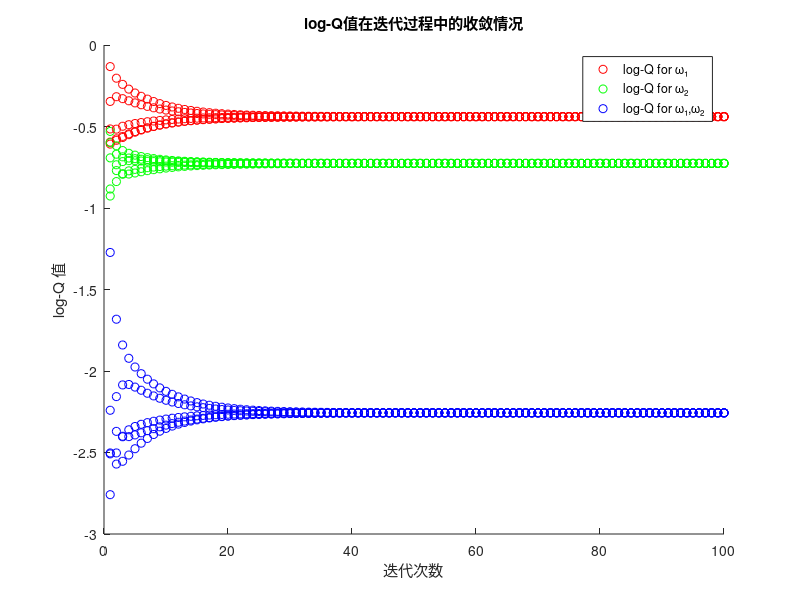

Recreate this plot in MATLAB.
clear all; % 清除工作区中的所有变量
clc;       % 清除命令窗口内容

% =========================================================================
% 分布式数据融合算法 - 基于Dempster-Shafer证据理论和线性共识
% =========================================================================
% 本代码实现了一个分布式系统中多个节点（智能体）通过共识算法
% 融合证据信息的过程。算法基于Dempster-Shafer证据理论，在对数域
% 进行线性共识，最终得到全局一致的信念函数。

n = 5;         % 网络中的节点数量（智能体数量）
format long;   % 设置数值显示格式为长格式，提高精度

% W矩阵：权重矩阵，用于分布式共识算法
% 这是一个双随机矩阵，每行和每列的元素和都为1
% W(i,j)表示节点i从节点j接收信息时的权重系数
% 矩阵的稀疏性反映了网络的通信拓扑结构
W = [ 0.417  0.333  0.250  0.000  0.000;    % 节点1的邻居权重分配
      0.333  0.667  0.000  0.000  0.000;    % 节点2的邻居权重分配
      0.250  0.000  0.250  0.250  0.250;    % 节点3的邻居权重分配（连接最多）
      0.000  0.000  0.250  0.750  0.000;    % 节点4的邻居权重分配
      0.000  0.000  0.250  0.000  0.750 ];  % 节点5的邻居权重分配

% mass矩阵：每个节点的初始质量函数（Mass Function）
% 在Dempster-Shafer证据理论中，质量函数表示对不同命题的信度分配
% 每行对应一个节点，每列对应不同的命题集合：
% 第1列：m({ω1}) - 对命题ω1的信度
% 第2列：m({ω2}) - 对命题ω2的信度  
% 第3列：m({ω1,ω2}) - 对命题ω1和ω2都成立的信度
% 第4列：m(∅) - 对空集的信度（通常为0，表示冲突）
mass = [
    0.848  0.116  0.036  0.000;    % 节点1：强烈支持ω1
    0.092  0.127  0.780  0.000;    % 节点2：强烈支持ω1∪ω2
    0.353  0.632  0.016  0.000;    % 节点3：倾向于支持ω2
    0.430  0.370  0.200  0.000;    % 节点4：对ω1和ω2的支持相对平均
    0.480  0.380  0.140  0.000     % 节点5：略微倾向于ω1
];

% =========================================================================
% 第一步：从质量函数计算Q函数（置信函数）
% =========================================================================
% Q函数（也称为置信函数或Belief函数）表示对某个命题至少成立的信度
% 对于任意集合A，Q(A) = Σ_{B⊆A} m(B)，即所有子集的质量函数之和

Q = zeros(n, 4);  % 初始化Q函数矩阵，n×4表示n个节点对4个集合的置信度

for i = 1:n
    % 对每个节点i，计算其对不同命题集合的置信函数值
    Q(i,1) = mass(i,1) + mass(i,3);  % Q_i({ω1}) = m({ω1}) + m({ω1,ω2})
    Q(i,2) = mass(i,2) + mass(i,3);  % Q_i({ω2}) = m({ω2}) + m({ω1,ω2})
    Q(i,3) = mass(i,3);              % Q_i({ω1,ω2}) = m({ω1,ω2})
    Q(i,4) = 1;                      % Q_i(∅) = 1，全集的置信度总是1
end

% =========================================================================
% 第二步：将Q函数转换为对数域（log-Q）
% =========================================================================
% 在对数域进行运算有以下优势：
% 1. 将乘法运算转换为加法运算，便于线性共识算法处理
% 2. 提高数值计算的稳定性，避免很小的数值导致的精度损失
% 3. 对数函数的单调性保持了原始信息的相对关系

logQ = log(Q);

% =========================================================================
% 第三步：初始化状态矩阵X用于共识算法
% =========================================================================
% X矩阵存储每个节点的log-Q值，将作为共识算法的状态变量
% X(i,:)表示节点i对所有命题的log-Q向量

X = logQ;

% =========================================================================
% 第四步：线性共识算法的可视化仿真
% =========================================================================
% 通过多次迭代展示各节点log-Q值如何逐渐收敛到一致状态
% 线性共识算法的核心思想：每个节点的状态更新为其邻居状态的加权平均

iterations = 100;  % 设置共识迭代次数
figure;            % 创建新的图形窗口
hold on;           % 保持图形，使后续绘图命令添加到同一图上

% 开始迭代仿真过程
for t = 1:iterations
    % 同步更新：所有节点同时根据权重矩阵W更新其状态
    % X_new = W * X 实现了分布式平均共识算法的一次迭代
    % 每个节点的新状态 = Σ W(i,j) * X_old(j,:)
    X_new = W * X;  
    X = X_new;      % 更新状态矩阵
    
    % 可视化当前迭代的log-Q值分布情况
    % 不同颜色表示不同的命题，不同的点表示不同的节点
    plot(t*ones(1, n), X(:,1), 'ro');  % 红色圆点：{ω1}的log-Q值
    plot(t*ones(1, n), X(:,2), 'go');  % 绿色圆点：{ω2}的log-Q值  
    plot(t*ones(1, n), X(:,3), 'bo');  % 蓝色圆点：{ω1,ω2}的log-Q值
end

% 设置图形标签和标题，便于理解仿真结果
xlabel('迭代次数');                    % x轴：迭代轮数
ylabel('log-Q 值');                   % y轴：对数置信度值
title('log-Q值在迭代过程中的收敛情况');   % 图形标题
legend({'log-Q for {ω₁}', 'log-Q for {ω₂}', 'log-Q for {ω₁,ω₂}'});  % 图例说明
hold off;                            % 释放图形保持状态

% =========================================================================
% 第五步：计算全局共识结果
% =========================================================================
% 经过共识算法后，所有节点的log-Q值应该收敛到相同的值
% 这里计算所有节点的平均值作为全局共识的log-Q

alpha_k = mean(X, 1);  % 按列计算均值，得到每个命题的全局平均log-Q值
                       % alpha_k(j)表示所有节点对命题j达成共识的log-Q值

% =========================================================================
% 第六步：从共识的log-Q恢复全局Q函数
% =========================================================================
% 根据分布式信息融合理论，全局Q函数可以通过以下公式计算：
% Q_global(A) = exp(n * α_k(A))，其中n是节点数，α_k是共识的平均log-Q

Q_total = exp(n * alpha_k);  % 计算融合后的全局Q函数

% =========================================================================
% 第七步：通过Möbius逆变换计算全局质量函数
% =========================================================================
% Möbius逆变换是从Q函数（置信函数）恢复质量函数的标准方法
% 对于二元命题空间{ω1, ω2}，逆变换公式为：
% m(A) = Σ_{B⊇A} (-1)^|B\A| Q(B)

m_unnorm = zeros(1, 4);  % 初始化未归一化的质量函数
m_unnorm(1) = Q_total(1) - Q_total(3);  % m({ω1}) = Q({ω1}) - Q({ω1,ω2})
m_unnorm(2) = Q_total(2) - Q_total(3);  % m({ω2}) = Q({ω2}) - Q({ω1,ω2})
m_unnorm(3) = Q_total(3);               % m({ω1,ω2}) = Q({ω1,ω2})
m_unnorm(4) = Q_total(4) - Q_total(1) - Q_total(2) + Q_total(3);  % m(∅)，空集的质量

% =========================================================================
% 第八步：质量函数的归一化处理
% =========================================================================
% 由于数值计算误差，可能会产生非零的空集质量m(∅)
% 需要进行Dempster归一化以确保质量函数的有效性
sum_m_unnorm = m_unnorm(1)+m_unnorm(2)+m_unnorm(3);
fprintf('\n[检查] 归一化后 mass 之和 = %.12f (应接近 1.0)\n', sum_m_unnorm);

K = 1 / (1 - m_unnorm(4));  % 计算归一化常数K = 1/(1-m(∅))
m_norm = m_unnorm * K;      % 归一化：将非空集的质量按比例放大

% =========================================================================
% 第九步：输出最终的融合结果
% =========================================================================
% ----- 验证：打印归一化后质量函数之和，检查是否为1 -----
sum_m = m_norm(1)+m_norm(2)+m_norm(3);
fprintf('\n[检查] 归一化后 mass 之和 = %.12f (应接近 1.0)\n', sum_m);
if abs(sum_m - 1) < 1e-9
    fprintf('[检查结果] 和为1：OK\n\n');
else
    fprintf('[检查结果] 和不为1：差值 = %.6e\n\n', sum_m - 1);
end

fprintf('=== 分布式信息融合结果 ===\n');
fprintf('经过 %d 次迭代后的全局质量函数：\n', iterations);
fprintf('m({ω₁}) = %.6f\n', m_norm(1));      % 对ω1的全局信度
fprintf('m({ω₂}) = %.6f\n', m_norm(2));      % 对ω2的全局信度  
fprintf('m({ω₁,ω₂}) = %.6f\n', m_norm(3));   % 对ω1∪ω2的全局信度
fprintf('归一化常数 K = %.6f\n', K);          % 显示归一化系数
